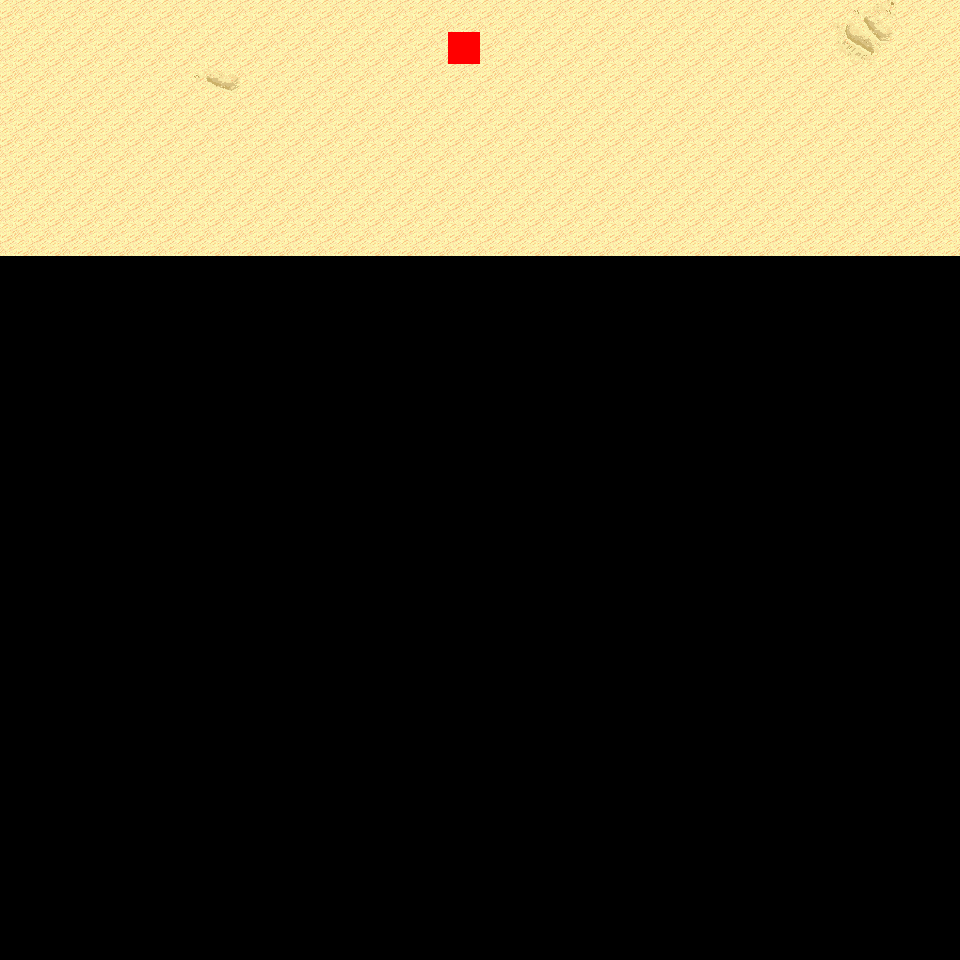

Tiled map render using the project's own tile images. Description and the map definition, with tile-layer contents summarised, below:
An orthogonal 30x30 tile map with 32x32 px tiles, 6 tile layers (Ground, Object, Object2, Above, ...), 12 tilesets and 2 objects (2x mapExit).

<map version="1.0" orientation="orthogonal" renderorder="right-down" width="30" height="30" tilewidth="32" tileheight="32" nextobjectid="3">
  <tileset firstgid="1" name="tileset_logic_collision" tilewidth="32" tileheight="32" tilecount="1" columns="1">
    <image source="../drawable/tileset_logic_collision.png" width="32" height="32" />
  </tileset>
  <tileset firstgid="2" name="tileset_ground_ground" tilewidth="32" tileheight="32" tilecount="33" columns="3">
    <image source="../drawable/tileset_ground_ground.png" width="96" height="352" />
  </tileset>
  <tileset firstgid="35" name="tileset_ground_ridge_earth_pale" tilewidth="32" tileheight="32" tilecount="96" columns="12">
    <image source="../drawable/tileset_ground_ridge_earth_pale.png" width="384" height="256" />
  </tileset>
  <tileset firstgid="131" name="tileset_ground_ridge_earth_dark" tilewidth="32" tileheight="32" tilecount="96" columns="12">
    <image source="../drawable/tileset_ground_ridge_earth_dark.png" width="384" height="256" />
  </tileset>
  <tileset firstgid="227" name="tileset_terrain_desert" tilewidth="32" tileheight="32" tilecount="88" columns="8">
    <image source="../drawable/tileset_terrain_desert.png" width="256" height="352" />
  </tileset>
  <tileset firstgid="315" name="tileset_ground_sand_2" tilewidth="32" tileheight="32" tilecount="15" columns="5">
    <image source="../drawable/tileset_ground_sand_2.png" width="160" height="96" />
  </tileset>
  <tileset firstgid="330" name="tileset_plant_tree_evergreen" tilewidth="32" tileheight="32" tilecount="36" columns="3">
    <image source="../drawable/tileset_plant_tree_evergreen.png" width="96" height="384" />
  </tileset>
  <tileset firstgid="366" name="tileset_plant_cactus_2" tilewidth="32" tileheight="32" tilecount="10" columns="5">
    <image source="../drawable/tileset_plant_cactus_2.png" width="160" height="64" />
  </tileset>
  <tileset firstgid="376" name="tileset_plant_cactus" tilewidth="32" tileheight="32" tilecount="2" columns="1">
    <image source="../drawable/tileset_plant_cactus.png" width="32" height="64" />
  </tileset>
  <tileset firstgid="378" name="tileset_plant_bush_various_small" tilewidth="32" tileheight="32" tilecount="9" columns="3">
    <image source="../drawable/tileset_plant_bush_various_small.png" width="96" height="96" />
  </tileset>
  <tileset firstgid="387" name="tileset_plant_tree_tree_green" tilewidth="32" tileheight="32" tilecount="80" columns="8">
    <image source="../drawable/tileset_plant_tree_tree_green.png" width="256" height="352" />
  </tileset>
  <tileset firstgid="467" name="tileset_building_fence_fence_chunky" tilewidth="32" tileheight="32" tilecount="21" columns="3">
    <image source="../drawable/tileset_building_fence_fence_chunky.png" width="96" height="224" />
  </tileset>
  <layer name="Ground" width="30" height="30">
    <data>[900 cells, 240 non-empty, 8 distinct tile ids]</data>
  </layer>
  <layer name="Object" width="30" height="30">
    <data>[900 cells, 0 non-empty, 0 distinct tile ids]</data>
  </layer>
  <layer name="Object2" width="30" height="30">
    <data>[900 cells, 0 non-empty, 0 distinct tile ids]</data>
  </layer>
  <layer name="Above" width="30" height="30">
    <data>[900 cells, 0 non-empty, 0 distinct tile ids]</data>
  </layer>
  <layer name="Above2" width="30" height="30">
    <data>[900 cells, 0 non-empty, 0 distinct tile ids]</data>
  </layer>
  <layer name="Walkable" width="30" height="30">
    <data>[900 cells, 1 non-empty, 1 distinct tile ids]</data>
  </layer>
  <objectgroup name="MapEvents">
    <object id="1" name="north" type="mapExit" x="0" y="0" width="960" height="32">
      <properties>
        <property name="map" value="level_0_x51_y113" />
        <property name="x" value="0" />
        <property name="y" value="28" />
      </properties>
    </object>
    <object id="2" name="east" type="mapExit" x="928" y="0" width="32" height="960">
      <properties>
        <property name="map" value="level_0_x52_y114" />
        <property name="x" value="1" />
        <property name="y" value="0" />
      </properties>
    </object>
  </objectgroup>
</map>
